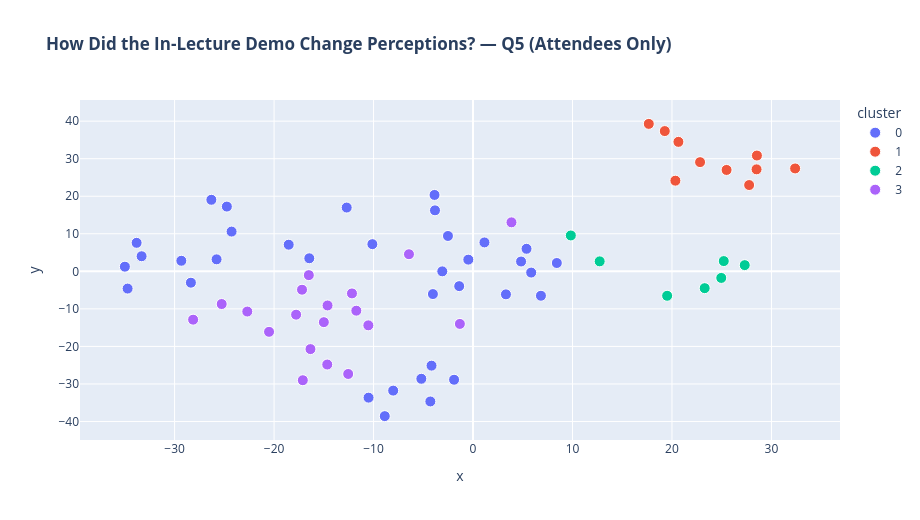

The notebook cell saved with this chart:
### Code cell
# Cluster demo-attendee explanations
q5_docs, q5_labels = cluster_responses(
    attend_df["demo_effect"].dropna().tolist(),
    "How Did the In-Lecture Demo Change Perceptions? — Q5 (Attendees Only)",
    n_clusters=4,
)

### Figure 1 — Plotly figure (JSON) as saved in the notebook; plotly's stock layout.template omitted (floating-point values rounded to 4 significant figures)
{"data": [{"customdata": [["#1", "No it was somewhat anticipated the way it worked and honestly no<br>matter how AI is used to grade my work, it still is AI. I do<br>think that it is important, weather we add our names or not. that<br>you ensure not inserting those into whatever file is given to the<br>AI.", "0"], ["#26", "It didn't change anything massively, but it did give me some more<br>trust in how it was being used for our grading. I appreciated the<br>great amount of detail that the professor put in to the prompt<br>she had set up for the AI.", "0"], ["#28", "Yes, it made the process feel more transparent. It made me more<br>open to AI being used for feedback, as long as it is clearly<br>explained and still involves human oversight.", "0"], ["#30", "Yes it did, because I wasn't aware my instructor had such a<br>structural process. Usually when I think or hear of instructors<br>using Gen AI for feedback, I just think of them pasting the<br>assignment or homework and having a simple procedure. After the<br>instructor demonstrated the AI-assisted process, I was much more<br>understanding of it.", "0"], ["#35", "Not in particular, as the few times I do use AI I use it in a<br>similar way to how my professor showed, as it seems most<br>intuitive to give it specific instructions and then use it to<br>evaluate existing work to identify areas of improvement.", "0"], ["#39", "I was neutral on Gen AI being used as feedback before I had<br>experienced it in this class. The demonstration did not really<br>change my perception of it being better or worse.", "0"], ["#40", "Yes. After seeing the full AI-assisted process, I felt more<br>confident about using Gen AI for feedback. The professor clearly<br>understood the logic behind the system and the potential risks.<br>She also made strong efforts to protect our privacy and security<br>when using AI, which made the process feel responsible and<br>trustworthy.", "0"], ["#41", "Yes. Seeing the full process made it feel more intentional and<br>controlled, not random. It helped me understand how AI can be<br>guided effectively.", "0"], ["#43", "Yes, the full AI assisted process helps change perception of Gen<br>AI. It was very clear what the instructor does and how the tool<br>is used. The instructor clearly checked the output carefully. I<br>think AI can be a great tool if its checked carefully.", "0"], ["#44", "Honestly, I thought it was pretty cool because I hadn’t seen AI<br>used like that before. Seeing the full process helped me<br>understand how it actually works behind the scenes. It made it<br>feel more transparent and less random, so I could see how it<br>could be useful for giving feedback to students.", "0"], ["#25", "Yes, I had not thought through how student work would need to be<br>de-identified before feeding it to AI to ensure student privacy<br>and the proper following of guidelines. This made me realized how<br>much of a tedious process this could be, along with the long<br>prompting of AI, and how it might be difficult to apply for more<br>open-ended assignments. So, I now better understand that more<br>thought and effort needs to be put into using AI for providing<br>feedback to ensure people's security and useful outputs, and that<br>this might not make sense to use as a tool for all situations.", "0"], ["#46", "Yes, it made the process more transparent. Seeing how AI was used<br>step by step helped me understand that it can support learning<br>while still keeping the instructor involved in the final<br>evaluation.", "0"], ["#50", "Yes, it made the process seem clearer and less secretive. It was<br>helpful to see the teacher explain how the AI was used, what<br>prompts were given, and how the output was understood. This made<br>it clear that the AI wasn't making decisions on its own; it was<br>more like a tool to help the teacher. It made me see that AI<br>feedback can be helpful when a person is also watching over it.<br>The demonstration also helped show what the tool could and<br>couldn't do, which made it feel more real and less like it was<br>being hyped up.", "0"], ["#52", "I feel like it changed slightly but my overall outlook on AI is<br>it shouldn't be used to fully grade everything.", "0"], ["#57", "I realized Gen AI was more helpful than I thought and wish to<br>explore it more in the future.", "0"], ["#59", "Yes, it did change my perception to some extent. After the<br>instructor demonstrated the full AI-assisted process during the<br>lecture, I was able to better understand how generative AI can be<br>used to support feedback rather than simply generate answers.<br>Seeing the process step by step helped me realize that AI can<br>analyze parts of a student’s work, point out potential issues,<br>and provide suggestions for improvement. This made the use of AI<br>in the class feel more transparent and purposeful.", "0"], ["#60", "Yes, it changed my perception in a more positive way. Seeing the<br>full AI-assisted process made it feel less abstract and showed<br>how AI could actually be used in a structured and practical way<br>to support student learning. Before that, I might have been more<br>skeptical because AI feedback can sometimes feel unreliable or<br>too general. But when the process was demonstrated clearly, it<br>helped me understand that the value of AI is not necessarily in<br>replacing instructors, but in making feedback faster, earlier,<br>and more accessible.", "0"], ["#62", "I think it was very insightful to see, and that the professor<br>wasn't just using AI haphazardly. Belen was very methodical and<br>detailed about why she was using it and training it so that it<br>would benefit the class overall.", "0"], ["#67", "Yes. It made the process feel more transparent and more<br>reasonable. Seeing how it was used step by step made it seem less<br>like AI was replacing the instructor, and more like it was<br>helping with faster formative feedback.", "0"], ["#68", "Yes, it did change my perception. I thought the whole thing was<br>really cool and made it feel more transparent and intention. It<br>showed me how AI can be used as a tool for both professors and<br>students, and made me more comfortable with it as a learning<br>toll.", "0"], ["#69", "After seeing the full process in class, I felt a little better<br>about it than I expected. It was not just a matter of directly<br>putting students’ work into AI without any thought. The process<br>seemed more careful and structured than I originally imagined. At<br>the same time, this is still very new to me because I have never<br>had another professor use this kind of method before, so I would<br>not say that I fully accept it without any concerns. I think it<br>is interesting and potentially useful, but it should still be<br>used carefully.", "0"], ["#47", "Yes, right now I would so AI is a more useful and more practical<br>tool, this can save everyone a lot of time, even though AI still<br>could make some mistakes.", "0"], ["#24", "Yes, it made the process feel more transparent. Seeing how the<br>instructor used AI step by step helped me understand that it is<br>mainly being used to give quick preliminary feedback. It still<br>requires human judgment, but it can help instructors respond<br>faster and help students improve their work earlier.", "0"], ["#71", "I think it did a little bit as I never used it for grading, but<br>when getting feedback on your work if it's good enough or not, AI<br>in my opinion, would be accurate to a good extent that the<br>mistakes are more of like 15% rate (an estimate)", "0"], ["#22", "Yes, it changed my perception. I'd only thought Gen AI could do<br>simple checks like SQL syntax fixes, but the demo showed it<br>delivers contextual feedback to INFO 330's learning goals. I also<br>realized GenAI is a strong complement to instructor feedback, as<br>it handles repetitive detail checks, freeing instructors to focus<br>on deeper critical thinking guidance. It's a valuable tool to<br>catch early mistakes in work like schema design and SQL writing.", "0"], ["#21", "Yes, creating a prompt for the AI can be very time-consuming.<br>Even then, after hours of creating a prompt and entering each<br>student's work, the output sometimes includes hallucinations,<br>errors, or inaccuracies. Even then, it's a computer we're<br>depending on, and it can fail.", "0"], ["#10", "no, i didn't really understand the conversation with how AI<br>should be used (i am mostly anti ai in genreal though)", "0"], ["#23", "Not necessarily because as I've stated I don't really have any<br>strong opinions about AI usage when it comes to grading. I think<br>this is a great way to implement the resource, albeit it being<br>very minimally appearing in the academic field (not a lot of<br>professors use AI-assisted processes in their classrooms). It was<br>honestly pretty refreshing to see this attempt occur throughout<br>the course.", "0"], ["#11", "Yes, seeing the full process demonstrated made AI feedback feel<br>more transparent and intentional. It shifted my perception from<br>thinking of AI as a black box to understanding it as a structured<br>tool that instructors can use thoughtfully to help students<br>identify gaps, which made me more open to trusting AI-generated<br>feedback in my own learning.", "0"], ["#12", "At first I was skeptical of the use of Gen AI for providing<br>feedback, however, after the instructor went over how she used<br>the AI, and what to prompt it, it felt like a more thought out<br>approach. I had thought originally that it was a shortcut for<br>grading but learned that the instructor spent a lot of time to<br>ensure that the assignments were anonymized.", "0"], ["#5", "I definitely thought that AI was a great tool for me as a student<br>after the AI-assisted process was demonstrated. After the process<br>was demonstrated, I used AI to grade all of my assignments, to<br>ensure that I was completing my tasks in a good fashion.", "0"], ["#14", "Yes because I saw how much work was being put into making sure<br>our data was anonymized and the AI was being fair.", "0"], ["#8", "Yes, it made the process feel more transparent. Seeing how the AI<br>feedback worked helped me understand that it was mainly used for<br>early guidance while the instructor still reviews the work.", "0"], ["#16", "I appreciated how thorough she seemed to be with her prompts to<br>the AI. I think my perception only changed slightly because I<br>didn't have any strong opinions about it before aside from being<br>wary of it. Seeing how thorough and careful she was with it made<br>me feel more comfortable with the idea.", "0"], ["#17", "Yes, I thought it would be super easy to just give the assignment<br>that the student did to AI and then have AI grade it but the<br>professor when over all the necessary steps you have to take to<br>protect the privacy of the students and that made me realize it<br>is not just as simple as inputting the assignment you also have<br>to take things out to maintain anonymity.", "0"]], "hovertemplate": "<b>%{customdata[0]}</b>  Cluster %{customdata[2]}<br><br>%{customdata[1]}<extra></extra>", "legendgroup": "0", "marker": {"color": "#636efa", "line": {"color": "white", "width": 1}, "size": 11, "symbol": "circle"}, "mode": "markers", "name": "0", "orientation": "v", "showlegend": true, "type": "scatter", "x": [-35.0, 6.826, 1.148, -1.904, -28.36, -10.5, -5.196, -2.52, -4.171, -16.46, -24.75, 4.831, -0.4741, -33.32, -8.872, -4.032, -1.39, -3.871, 8.425, 3.309, -18.53, -34.72, 5.848, -33.82, -4.29, -24.27, -10.12, -29.32, -3.09, -8.026, -25.78, -12.7, 5.378, -3.824, -26.3], "xaxis": "x", "y": [1.241, -6.508, 7.701, -28.88, -3.03, -33.65, -28.62, 9.417, -25.12, 3.47, 17.25, 2.614, 3.116, 4.015, -38.57, -6.057, -3.945, 20.35, 2.216, -6.138, 7.092, -4.593, -0.3312, 7.591, -34.67, 10.59, 7.237, 2.815, -0.01269, -31.78, 3.188, 16.99, 6.005, 16.24, 19.06], "yaxis": "y"}, {"customdata": [["#56", "I don't remember if was there at that lecture, as I don't<br>remember the demonstration", "1"], ["#54", "I do not think I was present for this lecture.", "1"], ["#53", "You can say you weren't there if you truly weren't there", "1"], ["#49", "I don't think I was there, I don't remember seeing the<br>demonstration.", "1"], ["#63", "I think I missed that lecture.", "1"], ["#37", "I unfortunately had to attend to a medical appointment the day<br>the process was demonstrated; I assume/hope that lecture resolved<br>my concerns above, but right now I do not know.", "1"], ["#27", "No, it did not. I already knew most everything that was taught in<br>that part of the lecture.", "1"], ["#32", "I was not truly there.", "1"], ["#58", "I don't think I was there", "1"], ["#70", "Unfortunately had to leave lecture early!", "1"]], "hovertemplate": "<b>%{customdata[0]}</b>  Cluster %{customdata[2]}<br><br>%{customdata[1]}<extra></extra>", "legendgroup": "1", "marker": {"color": "#EF553B", "line": {"color": "white", "width": 1}, "size": 11, "symbol": "circle"}, "mode": "markers", "name": "1", "orientation": "v", "showlegend": true, "type": "scatter", "x": [25.49, 28.54, 17.67, 22.82, 28.5, 20.34, 27.76, 19.28, 20.65, 32.38], "xaxis": "x", "y": [27.0, 30.84, 39.28, 29.09, 27.16, 24.15, 22.98, 37.36, 34.49, 27.4], "yaxis": "y"}, {"customdata": [["#18", "Not really, it did not change my perception.", "2"], ["#65", "Yes, made me understand the tool more and the uses that come with<br>it", "2"], ["#61", "Yes it made the whole thing feel more transparent.", "2"], ["#29", "This did change my viewpoint a bit because it did seem like there<br>was care and precision put into it.", "2"], ["#7", "No not at all, like I said there should be flexibility.", "2"], ["#42", "It did not change my perception, as I was not very concerned or<br>bothered over it in the first place.", "2"], ["#13", "It didn’t change my perception, it just clarified the usage a bit<br>more. It was very close to what I expected.", "2"]], "hovertemplate": "<b>%{customdata[0]}</b>  Cluster %{customdata[2]}<br><br>%{customdata[1]}<extra></extra>", "legendgroup": "2", "marker": {"color": "#00cc96", "line": {"color": "white", "width": 1}, "size": 11, "symbol": "circle"}, "mode": "markers", "name": "2", "orientation": "v", "showlegend": true, "type": "scatter", "x": [25.21, 12.73, 9.83, 23.29, 19.51, 27.31, 24.95], "xaxis": "x", "y": [2.728, 2.652, 9.553, -4.487, -6.514, 1.651, -1.759], "yaxis": "y"}, {"customdata": [["#66", "I still think AI can be useful for providing general feedback,<br>but I prefer not to rely on it too much for my own learning. I<br>think it can be helpful as a support tool, but I still value<br>learning the material on my own and getting feedback directly<br>from instructors or TAs.", "3"], ["#64", "I realized that AI feedback was more than just a automatic<br>process. It was a smart way for the professor to provide<br>guidance. This made me more confident in the usefulness of AI<br>feedback, which was vague. I think it could be a great tool for<br>each student to receive detailed guidance even in large lectures.", "3"], ["#3", "I kind of like it, for the feedback we got, it really point out<br>the week point we have and a short suggestion of what to change,<br>but as the professor said in the last lecture, there's some group<br>that got unuseful feedback due to the prompt setup of AI, so I<br>think it can be a support tool but can't fully depend on it, at<br>least not now, probably in the future, I guess?", "3"], ["#6", "I wasn’t there for that lecture, so it didn’t directly change my<br>perception. However, I think AI can still help provide feedback<br>because it can quickly point out mistakes and help students<br>improve their work while they are still learning.", "3"], ["#2", "AI can quickly identify common issues or give suggestions, which<br>could help students improve their work earlier in the process.<br>However, I still think it works best when combined with human<br>feedback from the instructor or TAs.", "3"], ["#4", "I think using Gen AI to provide feedback could be helpful if it<br>is used as a tool to guide students and highlight areas for<br>improvement rather than replace instructor feedback.", "3"], ["#48", "No, this did not change my opinion. I think AI can be a useful<br>tool for feedback, as long as the person who created the work<br>understands the feedback properly. This lecture also helped me<br>understand which tools are best to use for coding.", "3"], ["#9", "I think GenAI can be used to provide feedback for students, but<br>unless students are paying $200+ for GPT Pro and other high-end<br>plans, it wouldn't be the best idea relying on it for feedback,<br>better to learn from professionals.", "3"], ["#51", "I dont think it changed my perception a lot, even though i did<br>think it was interesting, i would still like for there to be non<br>assisted feedback as well but maybe have it be supplementary", "3"], ["#45", "Yes, seeing the full AI-assisted process during the lecture<br>changed my perception a bit. It showed me how AI can be used as a<br>tool to give quick feedback and help identify possible issues in<br>work before final submission. It also made me realize that AI can<br>support instructors by saving time while still helping students<br>improve their work. However, I still think it’s important for<br>students to understand the feedback themselves instead of relying<br>on AI completely.", "3"], ["#15", "Yes! As I described above, this is what started to shift my<br>perception of AI being used to help provide feedback to students.<br>The reason is because her process was very well designed and<br>implemented and it wasn't some black box process that didn't make<br>any sense.", "3"], ["#38", "Yes, it helped me see that AI can be used in a more structured<br>and transparent way in education. Instead of replacing human<br>feedback, it can act as an additional layer that helps students<br>receive quicker suggestions and identify issues earlier. This can<br>be especially helpful in larger classes where individualized<br>feedback from instructors can take time.", "3"], ["#34", "Yes, it helped me understand how AI can be used as part of the<br>feedback process rather than replacing instructors. The<br>demonstration showed that AI can help generate initial feedback<br>quickly, which can save time and allow instructors to focus on<br>more detailed guidance. As long as instructors review the<br>feedback and ensure its quality, AI can be a useful tool to<br>support student learning.", "3"], ["#33", "Yes I do see gen AI being used to help provide feedback to<br>students as it helps save time in grading. I am fine with it as<br>long as the feedback as been reviewed by a TA or the Instructor.", "3"], ["#31", "Yes, it showed that AI can be useful for giving early feedback<br>and helping students catch mistakes before submitting their work", "3"], ["#19", "Yes, it helped me understand more clearly how AI could be<br>integrated into the feedback process.", "3"], ["#20", "Yes, after seeing how the AI was used to provide feedback it was<br>interesting to see how it can be used to dissect the work done<br>based on what you input the AI. Especially since when it comes to<br>feedback we wouldn't want the AI to assume anything just like<br>when you are leveraging AI to help understand concepts you<br>wouldn't want them to assume anything and it changed my<br>perception since now AI has become so advanced that in a matter<br>of minutes it could generate feedback for an entire assignment.", "3"], ["#55", "It didn't really change my perception on the subject but I do<br>think it's a practical example of what could be, if these<br>workflows are fully automated (which is definitely possible) I<br>think it could be of benefit to both students and instructors<br>alike to get that quick feedback if it's fully refined and<br>accurate.", "3"], ["#36", "I actually wasn’t in that lecture, so I didn’t see the full AI-<br>assisted process demonstration. However, I think seeing how AI<br>can be used to provide feedback could help students understand<br>their mistakes earlier and improve their work. If it is used as a<br>tool to guide learning rather than give answers directly, it<br>could be very helpful for students.", "3"]], "hovertemplate": "<b>%{customdata[0]}</b>  Cluster %{customdata[2]}<br><br>%{customdata[1]}<extra></extra>", "legendgroup": "3", "marker": {"color": "#ab63fa", "line": {"color": "white", "width": 1}, "size": 11, "symbol": "circle"}, "mode": "markers", "name": "3", "orientation": "v", "showlegend": true, "type": "scatter", "x": [-20.51, -10.52, -28.14, -14.63, -16.34, -14.65, -22.69, -17.11, 3.864, -11.73, -16.51, -17.79, -15.0, -12.55, -17.19, -6.439, -25.27, -1.321, -12.17], "xaxis": "x", "y": [-16.12, -14.39, -12.88, -9.092, -20.72, -24.83, -10.71, -29.01, 13.05, -10.48, -1.015, -11.55, -13.54, -27.35, -4.904, 4.552, -8.712, -14.01, -5.882], "yaxis": "y"}], "layout": {"height": 520, "hoverlabel": {"align": "left"}, "legend": {"title": {"text": "cluster"}, "tracegroupgap": 0}, "title": {"text": "<b>How Did the In-Lecture Demo Change Perceptions? — Q5 (Attendees Only)</b>"}, "width": 920, "xaxis": {"anchor": "y", "domain": [0, 1], "title": {"text": "x"}}, "yaxis": {"anchor": "x", "domain": [0, 1], "title": {"text": "y"}}}}
